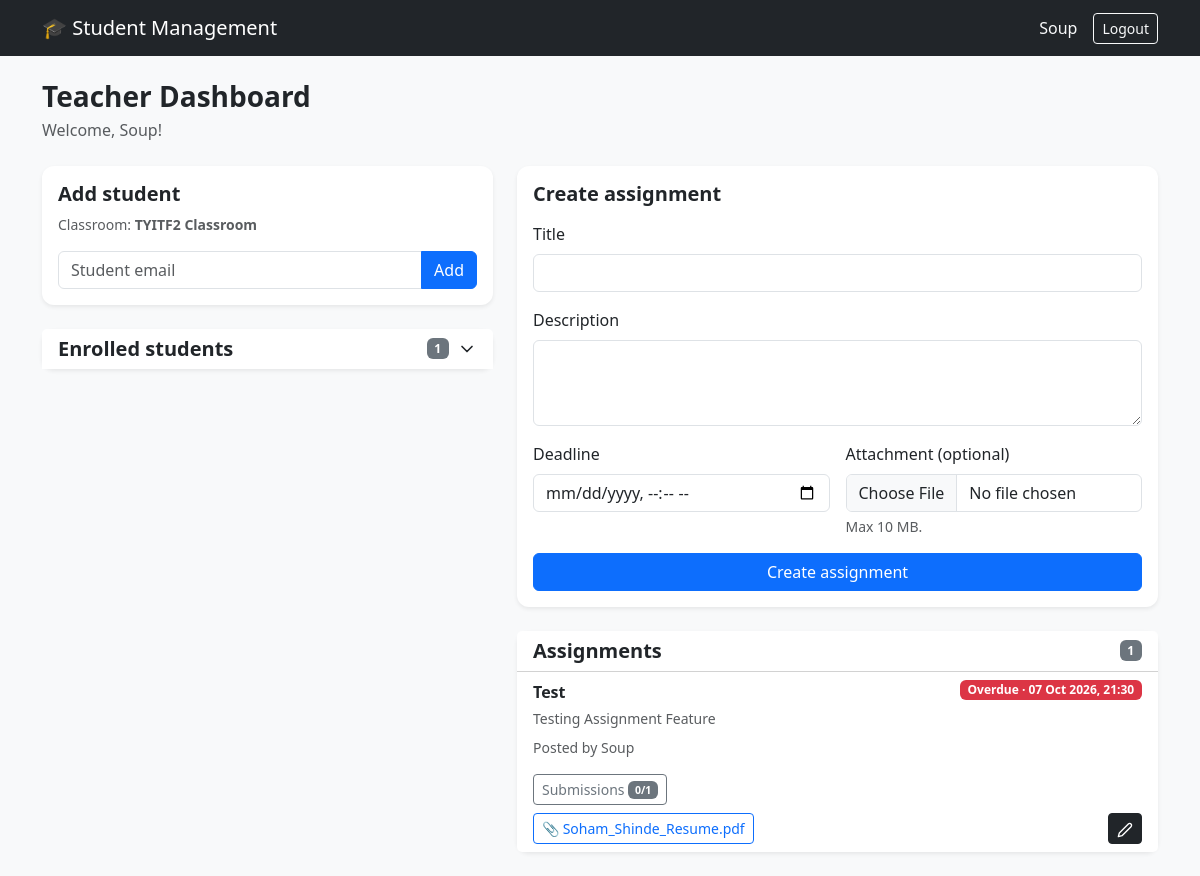
Before: /teacher/dashboard/ (signed in) with the older database file.
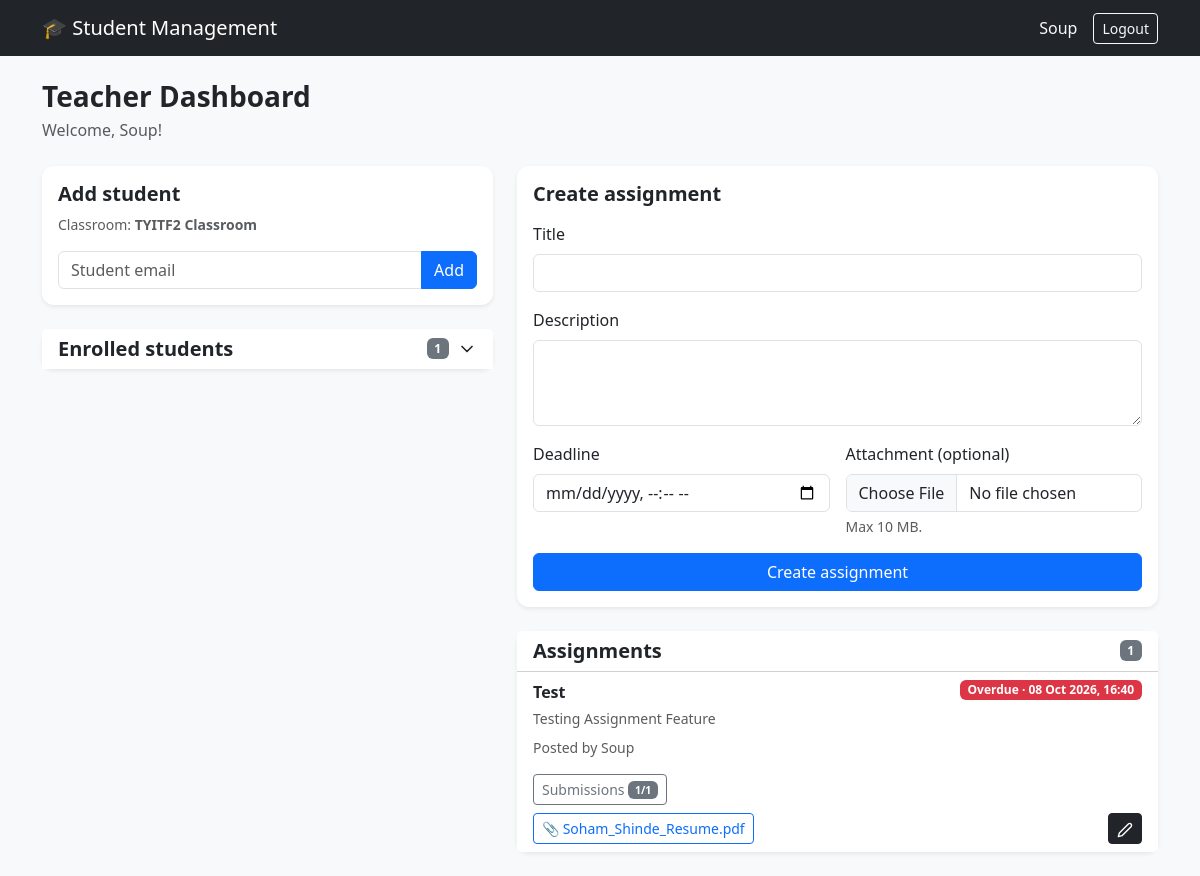
After: the same page with the newer database file.
### firstapp/models.py (models this page shows, shortened)
class Classroom(models.Model):
    name = models.CharField(max_length=100)
    key = models.CharField(max_length=50, unique=True)
    teachers = models.ManyToManyField(
        User,
        related_name="teaching_classrooms",
        blank=True
    )
    students = models.ManyToManyField(
        User,
        related_name="student_classrooms",
        blank=True
    )

class Assignment(models.Model):
    classroom = models.ForeignKey(
        Classroom,
        on_delete=models.CASCADE,
        related_name="assignments"
    )
    teacher = models.ForeignKey(
        User,
        on_delete=models.CASCADE,
        related_name="created_assignments"
    )
    title = models.CharField(max_length=200)
    description = models.TextField(blank=True)
    deadline = models.DateTimeField()
    attachment = models.FileField(
        upload_to="assignment_attachments/",
        blank=True,
        null=True
    )
    created_at = models.DateTimeField(auto_now_add=True)
    class Meta:
        ordering = ["deadline"]
    def attachment_name(self):
        return os.path.basename(self.attachment.name)
    def is_overdue(self):
        return timezone.now() > self.deadline

### firstapp/views.py (the view, shortened to what this page needs)
# urls.py: path("teacher/dashboard/", views.teacher_dashboard, name="teacher_dashboard"),
@login_required
def teacher_dashboard(request):
    if request.user.profile.role != "teacher":
        return redirect("student_dashboard")
    classroom = request.user.teaching_classrooms.first()
    students = []
    assignments = []
    if classroom:
        students = list(classroom.students.all())
        assignments = list(
            classroom.assignments
            .select_related("teacher")
            .prefetch_related("submissions__student")
        )
    return render(
        request,
        "firstapp/teacher_dashboard.html",
        {
            "classroom": classroom,
            "students": students,
            "assignments": assignments,
        }
    )

### firstapp/models.py (called while the page is built)
    def file_name(self):
        return os.path.basename(self.file.name)

    def is_late(self):
        return self.submitted_at > self.assignment.deadline

### firstapp/templates/firstapp/teacher_dashboard.html (shortened to what this page needs)
{% extends 'firstapp/base.html' %}
{% load static %}
{% block content %}
<div class="container py-4">
    <div class="mb-4">
        <h1 class="h3 fw-bold mb-1">Teacher Dashboard</h1>
        <p class="text-muted mb-0">Welcome, {{ user.username }}!</p>
    </div>
    {% if classroom %}
        <div class="row g-4">
            <div class="col-lg-5">
                <div class="card shadow-sm mb-4">
                    <div class="card-body">
                        <h2 class="h5 fw-bold">Add student</h2>
                        <p class="text-muted small">
                            Classroom: <strong>{{ classroom.name }}</strong>
                        </p>
                        <form method="post">
                            <div class="input-group">
                                <input type="email" class="form-control"
                                       name="student_email"
                                       placeholder="Student email" required>
                                <button type="submit" class="btn btn-primary">
                                    Add
                                </button>
                            </div>
                        </form>
                    </div>
                </div>
                <div class="card shadow-sm" data-dropdown>
                    <button type="button"
                            class="card-header bg-white w-100 border-0 text-start d-flex justify-content-between align-items-center dd-toggle"
                            data-dropdown-toggle
                            aria-expanded="false"
                            aria-controls="students-dropdown">
                        <span class="h5 fw-bold mb-0">Enrolled students</span>
                        <span class="d-flex align-items-center gap-2">
                            <span class="badge text-bg-secondary">{{ students|length }}</span>
                            <svg class="dd-chevron" xmlns="http://www.w3.org/2000/svg"
                                 width="20" height="20" viewBox="0 0 24 24" fill="none"
                                 stroke="currentColor" stroke-width="2"
                                 stroke-linecap="round" stroke-linejoin="round"
                                 aria-hidden="true">
                                <polyline points="6 9 12 15 18 9"/>
                            </svg>
                        </span>
                    </button>
                </div>
            </div>
            <div class="col-lg-7">
                <div class="card shadow-sm mb-4">
                    <div class="card-body">
                        <h2 class="h5 fw-bold mb-3">Create assignment</h2>
                        <form method="post" action="{% url 'create_assignment' %}"
                              enctype="multipart/form-data">
                            <div class="mb-3">
                                <label for="title" class="form-label">Title</label>
                                <input type="text" class="form-control" id="title"
                                       name="title" required>
                            </div>
                            <div class="mb-3">
                                <label for="description" class="form-label">
                                    Description
                                </label>
                                <textarea class="form-control" id="description"
                                          name="description" rows="3"></textarea>
                            </div>
                            <div class="row g-3 mb-3">
                                <div class="col-md-6">
                                    <label for="deadline" class="form-label">
                                        Deadline
                                    </label>
                                    <input type="datetime-local" class="form-control"
                                           id="deadline" name="deadline" required>
                                </div>
                                <div class="col-md-6">
                                    <label for="attachment" class="form-label">
                                        Attachment (optional)
                                    </label>
                                    <input type="file" class="form-control"
                                           id="attachment" name="attachment">
                                    <div class="form-text">Max 10 MB.</div>
                                </div>
                            </div>
                            <button type="submit" class="btn btn-primary w-100">
                                Create assignment
                            </button>
                        </form>
                    </div>
                </div>
                <div class="card shadow-sm">
                    <div class="card-header bg-white d-flex justify-content-between align-items-center">
                        <h2 class="h5 fw-bold mb-0">Assignments</h2>
                        <span class="badge text-bg-secondary">{{ assignments|length }}</span>
                    </div>
                    {% if assignments %}
                        <ul class="list-group list-group-flush">
                            {% for assignment in assignments %}
                                <li class="list-group-item">
                                    <div class="d-flex flex-wrap justify-content-between align-items-start gap-2">
                                        <div class="fw-semibold">{{ assignment.title }}</div>
                                        {% include 'firstapp/_deadline_badge.html' %}
                                    </div>
                                    {% if assignment.description %}
                                        <p class="text-muted small mb-2 mt-1 assignment-description">{{ assignment.description }}</p>
                                    {% endif %}
                                    <div class="text-muted small">
                                        Posted by {{ assignment.teacher.username }}
                                    </div>
                                    {% if assignment.teacher == user %}
                                        <div class="mt-3">
                                            <button class="btn btn-outline-secondary btn-sm"
                                                    type="button"
                                                    data-bs-toggle="collapse"
                                                    data-bs-target="#submissions-{{ assignment.id }}"
                                                    aria-expanded="false">
                                                Submissions
                                                <span class="badge text-bg-secondary">
                                                    {{ assignment.submissions.all|length }}/{{ students|length }}
                                                </span>
                                            </button>
                                        </div>
                                    {% endif %}
                                    <div class="d-flex justify-content-between align-items-end mt-2">
                                        <div>
                                            {% if assignment.attachment %}
                                                <a href="{{ assignment.attachment.url }}" download
                                                   class="btn btn-outline-primary btn-sm">
                                                    📎 {{ assignment.attachment_name }}
                                                </a>
                                            {% endif %}
                                        </div>
                                        {% if assignment.teacher == user %}
                                            <a href="{% url 'edit_assignment' assignment.id %}"
                                               class="btn btn-dark btn-sm"
                                               title="Edit assignment"
                                               aria-label="Edit assignment">
                                                <svg xmlns="http://www.w3.org/2000/svg"
                                                     width="16" height="16" viewBox="0 0 24 24"
                                                     fill="none" stroke="currentColor"
                                                     stroke-width="2" stroke-linecap="round"
                                                     stroke-linejoin="round" aria-hidden="true">
                                                    <path d="M17 3a2.828 2.828 0 1 1 4 4L7.5 20.5 2 22l1.5-5.5L17 3z"/>
                                                </svg>
                                            </a>
                                        {% endif %}
                                    </div>
                                </li>
                            {% endfor %}
                        </ul>
                    {% else %}
                        <div class="card-body text-muted">
                            No assignments yet.
                        </div>
                    {% endif %}
                </div>
            </div>
        </div>
    {% else %}
        <div class="alert alert-warning">
            You are not assigned to a classroom.
        </div>
    {% endif %}
</div>
{% endblock %}

### firstapp/templates/firstapp/base.html (shortened to what this page needs)
{% load static %}
<!DOCTYPE html>
<html lang="en">
<head>
    <link
        href="https://cdn.jsdelivr.net/npm/bootstrap@5.3.3/dist/css/bootstrap.min.css"
        rel="stylesheet">
    <link rel="stylesheet" href="{% static 'css/style.css' %}">
</head>
<body class="bg-light">
    {% if user.is_authenticated %}
        <nav class="navbar navbar-dark bg-dark">
            <div class="container">
                <span class="navbar-brand mb-0 h1">🎓 Student Management</span>
                <div class="d-flex align-items-center">
                    <span class="navbar-text text-light me-3 d-none d-sm-inline">
                        {{ user.username }}
                    </span>
                    <a href="{% url 'logout' %}" class="btn btn-outline-light btn-sm">
                        Logout
                    </a>
                </div>
            </div>
        </nav>
    {% endif %}
    {% block content %}{% endblock %}
</body>
</html>

### firstapp/templates/firstapp/_deadline_badge.html (shortened to what this page needs)
{% if assignment.is_overdue %}
    <span class="badge text-bg-danger deadline-badge"
          data-deadline="{{ assignment.deadline|date:'c' }}"
          data-label="{{ assignment.deadline|date:'d M Y, H:i' }}">
    </span>
{% else %}
    <span class="badge text-bg-warning deadline-badge"
          data-deadline="{{ assignment.deadline|date:'c' }}"
          data-label="{{ assignment.deadline|date:'d M Y, H:i' }}">
        Due {{ assignment.deadline|date:"d M Y, H:i" }}
    </span>
{% endif %}

### static/css/style.css (style rules this page uses)
.card { border: 0; border-radius: 0.75rem; }
.assignment-description { white-space: pre-line; }
.btn { position: relative; overflow: hidden; }
.dd-toggle { cursor: pointer; }
.dd-chevron { flex-shrink: 0; transform-origin: 50% 50%; }

Changed rows visible on the page:
changed Assignment "Test": submissions.all|length "0" → "1"
Other visible differences:
text written by a page script: "Overdue · 07 Oct 2026, 21:30" → "Overdue · 08 Oct 2026, 16:40"
